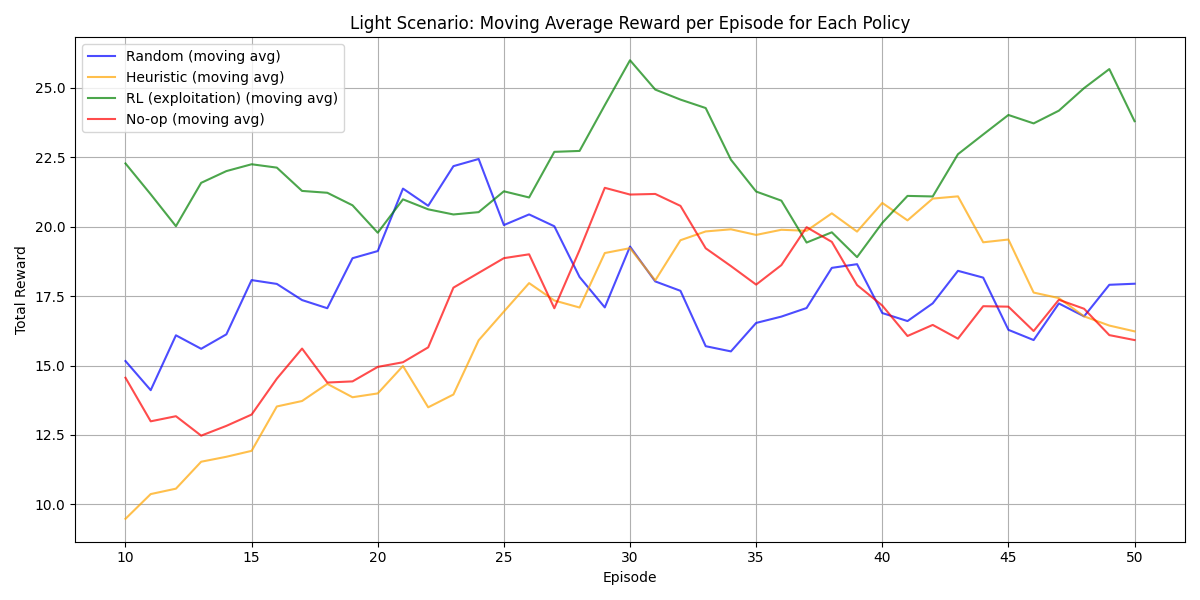

Source code (Python):
import matplotlib.pyplot as plt
import numpy as np
from light_noop_policy import noop_policy
from light_random_policy import random_policy
from light_heuristic_policy import heuristic_policy
from light_train_agent import train_agent

NUM_EPISODES = 50
NB_STEPS_PER_EPISODE = 10
SLEEP_INTERVAL = 2
WINDOW = 10

def moving_average(data, window):
    """Calculate the moving average of a given data array."""
    return np.convolve(data, np.ones(window)/window, mode='valid')

def run_and_get_rewards(agent_func, **kwargs):
    """Run the agent's function and return the rewards as a numpy array."""
    rewards = agent_func(
        num_episodes=NUM_EPISODES,
        nb_steps_per_episode=NB_STEPS_PER_EPISODE,
        **kwargs
    )
    return np.array(rewards)

def main():
    print("Running Random policy...")
    rewards_random = run_and_get_rewards(random_policy)
    print("Running No-op policy...")
    rewards_noop = run_and_get_rewards(noop_policy)
    print("Running Heuristic policy...")
    rewards_heuristic = run_and_get_rewards(heuristic_policy)
    print("Running RL agent (full exploitation)...")
    rewards_rl = run_and_get_rewards(
        train_agent,
        exploration_rate=0.0,
        exploration_decay=1.0,
        learning_rate=0.1,
        discount_factor=0.9
    )

    plt.figure(figsize=(12, 6))
    for rewards, label, color in [
        (rewards_random, "Random", "blue"),
        (rewards_heuristic, "Heuristic", "orange"),
        (rewards_rl, "RL (exploitation)", "green"),
        (rewards_noop, "No-op", "red"),
    ]:
        if len(rewards) >= WINDOW:
            moving_avg = moving_average(rewards, WINDOW)
            plt.plot(range(WINDOW, WINDOW + len(moving_avg)), moving_avg, color=color, alpha=0.7, label=f"{label} (moving avg)")

    plt.xlabel("Episode")
    plt.ylabel("Total Reward")
    plt.title("Light Scenario: Moving Average Reward per Episode for Each Policy")
    plt.legend()
    plt.grid()
    plt.tight_layout()
    plt.savefig("First Scenario - Desktop/light_first_scenario/compare_strategies_light.png")
    plt.show()

    print("\n=== Reward Statistics ===")
    print(f"Random: mean = {np.mean(rewards_random):.2f}, std = {np.std(rewards_random):.2f}")
    print(f"Heuristic: mean = {np.mean(rewards_heuristic):.2f}, std = {np.std(rewards_heuristic):.2f}")
    print(f"RL: mean = {np.mean(rewards_rl):.2f}, std = {np.std(rewards_rl):.2f}")
    print(f"No-op: mean = {np.mean(rewards_noop):.2f}, std = {np.std(rewards_noop):.2f}")

if __name__ == "__main__":
    main()